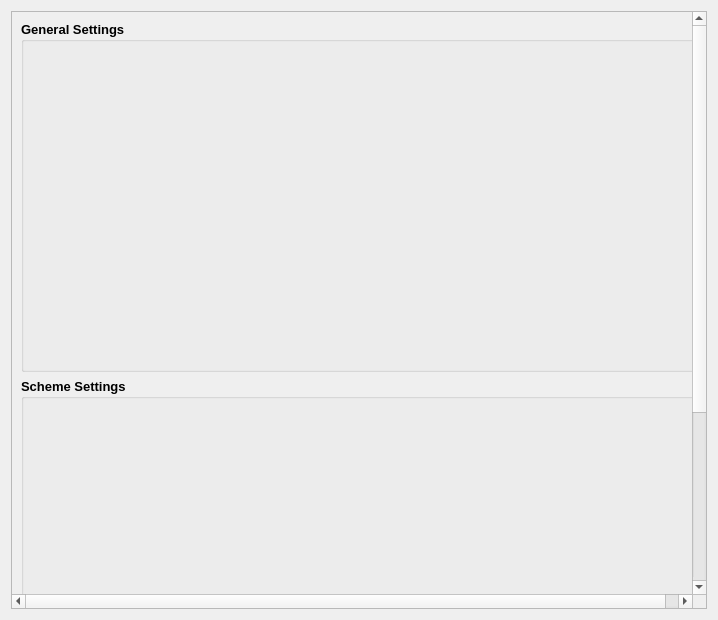
<?xml version="1.0" encoding="UTF-8"?>
<ui version="4.0">
 <class>HydGui_Floodplain_Member</class>
 <widget class="QWidget" name="HydGui_Floodplain_Member">
  <property name="geometry">
   <rect>
    <x>0</x>
    <y>0</y>
    <width>718</width>
    <height>620</height>
   </rect>
  </property>
  <property name="windowTitle">
   <string>Form</string>
  </property>
  <layout class="QVBoxLayout" name="verticalLayout_5">
   <item>
    <widget class="QScrollArea" name="scrollArea">
     <property name="widgetResizable">
      <bool>true</bool>
     </property>
     <widget class="QWidget" name="scrollAreaWidgetContents">
      <property name="geometry">
       <rect>
        <x>0</x>
        <y>0</y>
        <width>696</width>
        <height>598</height>
       </rect>
      </property>
      <layout class="QVBoxLayout" name="verticalLayout_4">
       <property name="sizeConstraint">
        <enum>QLayout::SetFixedSize</enum>
       </property>
       <item>
        <widget class="QGroupBox" name="groupBox">
         <property name="minimumSize">
          <size>
           <width>675</width>
           <height>0</height>
          </size>
         </property>
         <property name="maximumSize">
          <size>
           <width>16777215</width>
           <height>16777215</height>
          </size>
         </property>
         <property name="font">
          <font>
           <family>Arial</family>
           <pointsize>10</pointsize>
           <weight>75</weight>
           <bold>true</bold>
          </font>
         </property>
         <property name="title">
          <string>General Settings</string>
         </property>
         <property name="flat">
          <bool>false</bool>
         </property>
         <property name="checkable">
          <bool>false</bool>
         </property>
         <property name="checked">
          <bool>false</bool>
         </property>
         <layout class="QVBoxLayout" name="verticalLayout">
          <property name="spacing">
           <number>2</number>
          </property>
          <property name="leftMargin">
           <number>10</number>
          </property>
          <property name="topMargin">
           <number>0</number>
          </property>
          <item>
           <widget class="Sys_Member_String_BaseWid" name="floodplain_name" native="true">
            <property name="minimumSize">
             <size>
              <width>200</width>
              <height>30</height>
             </size>
            </property>
            <property name="maximumSize">
             <size>
              <width>16777215</width>
              <height>50</height>
             </size>
            </property>
            <property name="font">
             <font>
              <pointsize>8</pointsize>
              <weight>50</weight>
              <bold>false</bold>
             </font>
            </property>
           </widget>
          </item>
          <item>
           <widget class="Sys_Member_Int_BaseWid" name="floodplain_number" native="true">
            <property name="minimumSize">
             <size>
              <width>200</width>
              <height>30</height>
             </size>
            </property>
            <property name="maximumSize">
             <size>
              <width>16777215</width>
              <height>50</height>
             </size>
            </property>
            <property name="font">
             <font>
              <pointsize>8</pointsize>
              <weight>50</weight>
              <bold>false</bold>
             </font>
            </property>
           </widget>
          </item>
          <item>
           <widget class="Sys_Member_Int_BaseWid" name="nx" native="true">
            <property name="minimumSize">
             <size>
              <width>200</width>
              <height>30</height>
             </size>
            </property>
            <property name="maximumSize">
             <size>
              <width>16777215</width>
              <height>50</height>
             </size>
            </property>
            <property name="font">
             <font>
              <pointsize>8</pointsize>
              <weight>50</weight>
              <bold>false</bold>
             </font>
            </property>
           </widget>
          </item>
          <item>
           <widget class="Sys_Member_Int_BaseWid" name="ny" native="true">
            <property name="minimumSize">
             <size>
              <width>200</width>
              <height>30</height>
             </size>
            </property>
            <property name="maximumSize">
             <size>
              <width>16777215</width>
              <height>50</height>
             </size>
            </property>
            <property name="font">
             <font>
              <pointsize>8</pointsize>
              <weight>50</weight>
              <bold>false</bold>
             </font>
            </property>
           </widget>
          </item>
          <item>
           <widget class="Sys_Member_Dbl_BaseWid" name="elements_x" native="true">
            <property name="minimumSize">
             <size>
              <width>200</width>
              <height>30</height>
             </size>
            </property>
            <property name="maximumSize">
             <size>
              <width>16777215</width>
              <height>50</height>
             </size>
            </property>
            <property name="font">
             <font>
              <pointsize>8</pointsize>
              <weight>50</weight>
              <bold>false</bold>
             </font>
            </property>
           </widget>
          </item>
          <item>
           <widget class="Sys_Member_Dbl_BaseWid" name="elements_y" native="true">
            <property name="minimumSize">
             <size>
              <width>200</width>
              <height>30</height>
             </size>
            </property>
            <property name="maximumSize">
             <size>
              <width>16777215</width>
              <height>50</height>
             </size>
            </property>
            <property name="font">
             <font>
              <pointsize>8</pointsize>
              <weight>50</weight>
              <bold>false</bold>
             </font>
            </property>
           </widget>
          </item>
          <item>
           <widget class="Sys_Member_Dbl_BaseWid" name="angle" native="true">
            <property name="minimumSize">
             <size>
              <width>200</width>
              <height>30</height>
             </size>
            </property>
            <property name="maximumSize">
             <size>
              <width>16777215</width>
              <height>50</height>
             </size>
            </property>
            <property name="font">
             <font>
              <pointsize>8</pointsize>
              <weight>50</weight>
              <bold>false</bold>
             </font>
            </property>
           </widget>
          </item>
          <item>
           <widget class="Sys_Member_Dbl_BaseWid" name="low_left_x" native="true">
            <property name="minimumSize">
             <size>
              <width>200</width>
              <height>30</height>
             </size>
            </property>
            <property name="maximumSize">
             <size>
              <width>16777215</width>
              <height>50</height>
             </size>
            </property>
            <property name="font">
             <font>
              <pointsize>8</pointsize>
              <weight>50</weight>
              <bold>false</bold>
             </font>
            </property>
           </widget>
          </item>
          <item>
           <widget class="Sys_Member_Dbl_BaseWid" name="low_left_y" native="true">
            <property name="minimumSize">
             <size>
              <width>200</width>
              <height>30</height>
             </size>
            </property>
            <property name="maximumSize">
             <size>
              <width>16777215</width>
              <height>50</height>
             </size>
            </property>
            <property name="font">
             <font>
              <pointsize>8</pointsize>
              <weight>50</weight>
              <bold>false</bold>
             </font>
            </property>
           </widget>
          </item>
          <item>
           <widget class="Sys_Member_Dbl_BaseWid" name="noinfo_value" native="true">
            <property name="minimumSize">
             <size>
              <width>200</width>
              <height>30</height>
             </size>
            </property>
            <property name="maximumSize">
             <size>
              <width>16777215</width>
              <height>50</height>
             </size>
            </property>
            <property name="font">
             <font>
              <pointsize>8</pointsize>
              <weight>50</weight>
              <bold>false</bold>
             </font>
            </property>
           </widget>
          </item>
         </layout>
        </widget>
       </item>
       <item>
        <widget class="QGroupBox" name="groupBox_4">
         <property name="minimumSize">
          <size>
           <width>675</width>
           <height>0</height>
          </size>
         </property>
         <property name="font">
          <font>
           <family>Arial</family>
           <pointsize>10</pointsize>
           <weight>75</weight>
           <bold>true</bold>
          </font>
         </property>
         <property name="title">
          <string>Scheme Settings</string>
         </property>
         <layout class="QVBoxLayout" name="verticalLayout_6">
          <item>
           <widget class="Sys_Member_Enum_BaseWid" name="scheme_type" native="true">
            <property name="sizePolicy">
             <sizepolicy hsizetype="Preferred" vsizetype="Preferred">
              <horstretch>0</horstretch>
              <verstretch>0</verstretch>
             </sizepolicy>
            </property>
            <property name="minimumSize">
             <size>
              <width>200</width>
              <height>30</height>
             </size>
            </property>
            <property name="maximumSize">
             <size>
              <width>16777215</width>
              <height>50</height>
             </size>
            </property>
            <property name="font">
             <font>
              <pointsize>8</pointsize>
              <weight>50</weight>
              <bold>false</bold>
             </font>
            </property>
           </widget>
          </item>
          <item>
            <widget class="Sys_Member_Int_BaseWid" name="selected_device" native="true">
              <property name="minimumSize">
                <size>
                  <width>200</width>
                  <height>30</height>
                </size>
              </property>
              <property name="maximumSize">
                <size>
                  <width>16777215</width>
                  <height>50</height>
                </size>
              </property>
              <property name="font">
                <font>
                  <pointsize>8</pointsize>
                  <weight>50</weight>
                  <bold>false</bold>
                </font>
              </property>
            </widget>
          </item>
          <item>
           <widget class="Sys_Member_Dbl_BaseWid" name="courant_number" native="true">
            <property name="minimumSize">
             <size>
              <width>200</width>
              <height>30</height>
             </size>
            </property>
            <property name="maximumSize">
             <size>
              <width>16777215</width>
              <height>50</height>
             </size>
            </property>
            <property name="font">
             <font>
              <pointsize>8</pointsize>
              <weight>50</weight>
              <bold>false</bold>
             </font>
            </property>
           </widget>
          </item>
          <item>
           <widget class="Sys_Member_Int_BaseWid" name="reduction_wavefronts" native="true">
            <property name="minimumSize">
             <size>
              <width>200</width>
              <height>30</height>
             </size>
            </property>
            <property name="maximumSize">
             <size>
              <width>16777215</width>
              <height>50</height>
             </size>
            </property>
            <property name="font">
             <font>
              <pointsize>8</pointsize>
              <weight>50</weight>
              <bold>false</bold>
             </font>
            </property>
           </widget>
          </item>
          <item>
           <widget class="Sys_Member_Bool_BaseWid" name="friction_status" native="true">
            <property name="font">
             <font>
              <pointsize>8</pointsize>
              <weight>50</weight>
              <bold>false</bold>
             </font>
            </property>
           </widget>
          </item>
          <item>
           <widget class="Sys_Member_Int_BaseWid" name="workgroup_size_x" native="true">
            <property name="minimumSize">
             <size>
              <width>200</width>
              <height>30</height>
             </size>
            </property>
            <property name="maximumSize">
             <size>
              <width>16777215</width>
              <height>50</height>
             </size>
            </property>
            <property name="font">
             <font>
              <pointsize>8</pointsize>
              <weight>50</weight>
              <bold>false</bold>
             </font>
            </property>
           </widget>
          </item>
          <item>
           <widget class="Sys_Member_Int_BaseWid" name="workgroup_size_y" native="true">
            <property name="minimumSize">
             <size>
              <width>200</width>
              <height>30</height>
             </size>
            </property>
            <property name="maximumSize">
             <size>
              <width>16777215</width>
              <height>50</height>
             </size>
            </property>
            <property name="font">
             <font>
              <pointsize>8</pointsize>
              <weight>50</weight>
              <bold>false</bold>
             </font>
            </property>
           </widget>
          </item>
         </layout>
        </widget>
       </item>
       <item>
        <widget class="QGroupBox" name="groupBox_2">
         <property name="minimumSize">
          <size>
           <width>675</width>
           <height>0</height>
          </size>
         </property>
         <property name="maximumSize">
          <size>
           <width>16777215</width>
           <height>80</height>
          </size>
         </property>
         <property name="font">
          <font>
           <family>Arial</family>
           <pointsize>10</pointsize>
           <weight>75</weight>
           <bold>true</bold>
          </font>
         </property>
         <property name="title">
          <string>File Settings</string>
         </property>
         <property name="flat">
          <bool>false</bool>
         </property>
         <layout class="QVBoxLayout" name="verticalLayout_2">
          <property name="spacing">
           <number>2</number>
          </property>
          <property name="leftMargin">
           <number>10</number>
          </property>
          <property name="topMargin">
           <number>0</number>
          </property>
          <item>
           <widget class="Sys_Member_String_BaseWid" name="twod_output" native="true">
            <property name="minimumSize">
             <size>
              <width>200</width>
              <height>30</height>
             </size>
            </property>
            <property name="maximumSize">
             <size>
              <width>16777215</width>
              <height>50</height>
             </size>
            </property>
            <property name="font">
             <font>
              <pointsize>8</pointsize>
              <weight>50</weight>
              <bold>false</bold>
             </font>
            </property>
           </widget>
          </item>
         </layout>
        </widget>
       </item>
       <item>
        <widget class="QGroupBox" name="groupBox_3">
         <property name="minimumSize">
          <size>
           <width>675</width>
           <height>0</height>
          </size>
         </property>
         <property name="maximumSize">
          <size>
           <width>16777215</width>
           <height>16777215</height>
          </size>
         </property>
         <property name="font">
          <font>
           <family>Arial</family>
           <pointsize>10</pointsize>
           <weight>75</weight>
           <bold>true</bold>
          </font>
         </property>
         <property name="title">
          <string>Limit Settings</string>
         </property>
         <property name="flat">
          <bool>false</bool>
         </property>
         <layout class="QVBoxLayout" name="verticalLayout_3">
          <property name="spacing">
           <number>2</number>
          </property>
          <property name="leftMargin">
           <number>10</number>
          </property>
          <property name="topMargin">
           <number>0</number>
          </property>
          <item>
           <widget class="Sys_Member_ScientificDbl_BaseWid" name="rel_tol" native="true">
            <property name="minimumSize">
             <size>
              <width>200</width>
              <height>30</height>
             </size>
            </property>
            <property name="maximumSize">
             <size>
              <width>16777215</width>
              <height>50</height>
             </size>
            </property>
            <property name="font">
             <font>
              <pointsize>8</pointsize>
              <weight>50</weight>
              <bold>false</bold>
             </font>
            </property>
           </widget>
          </item>
          <item>
           <widget class="Sys_Member_ScientificDbl_BaseWid" name="abs_tol" native="true">
            <property name="minimumSize">
             <size>
              <width>200</width>
              <height>30</height>
             </size>
            </property>
            <property name="maximumSize">
             <size>
              <width>16777215</width>
              <height>50</height>
             </size>
            </property>
            <property name="font">
             <font>
              <pointsize>8</pointsize>
              <weight>50</weight>
              <bold>false</bold>
             </font>
            </property>
           </widget>
          </item>
          <item>
           <widget class="Sys_Member_ScientificDbl_BaseWid" name="wet_tol" native="true">
            <property name="minimumSize">
             <size>
              <width>200</width>
              <height>30</height>
             </size>
            </property>
            <property name="maximumSize">
             <size>
              <width>16777215</width>
              <height>50</height>
             </size>
            </property>
            <property name="font">
             <font>
              <pointsize>8</pointsize>
              <weight>50</weight>
              <bold>false</bold>
             </font>
            </property>
           </widget>
          </item>
         </layout>
        </widget>
       </item>
      </layout>
     </widget>
    </widget>
   </item>
  </layout>
 </widget>
 <customwidgets>
  <customwidget>
   <class>Sys_Member_String_BaseWid</class>
   <extends>QWidget</extends>
   <header>Sys_Member_String_BaseWid.h</header>
   <container>1</container>
  </customwidget>
  <customwidget>
   <class>Sys_Member_Int_BaseWid</class>
   <extends>QWidget</extends>
   <header>Sys_Member_Int_BaseWid.h</header>
   <container>1</container>
  </customwidget>
  <customwidget>
   <class>Sys_Member_ScientificDbl_BaseWid</class>
   <extends>QWidget</extends>
   <header>Sys_Member_ScientificDbl_BaseWid.h</header>
   <container>1</container>
  </customwidget>
  <customwidget>
   <class>Sys_Member_Dbl_BaseWid</class>
   <extends>QWidget</extends>
   <header location="global">Sys_Member_Dbl_BaseWid.h</header>
   <container>1</container>
  </customwidget>
  <customwidget>
   <class>Sys_Member_Enum_BaseWid</class>
   <extends>QWidget</extends>
   <header>Sys_Member_Enum_BaseWid.h</header>
   <container>1</container>
  </customwidget>
  <customwidget>
   <class>Sys_Member_Bool_BaseWid</class>
   <extends>QWidget</extends>
   <header>Sys_Member_Bool_BaseWid.h</header>
   <container>1</container>
  </customwidget>
 </customwidgets>
 <resources/>
 <connections/>
</ui>
